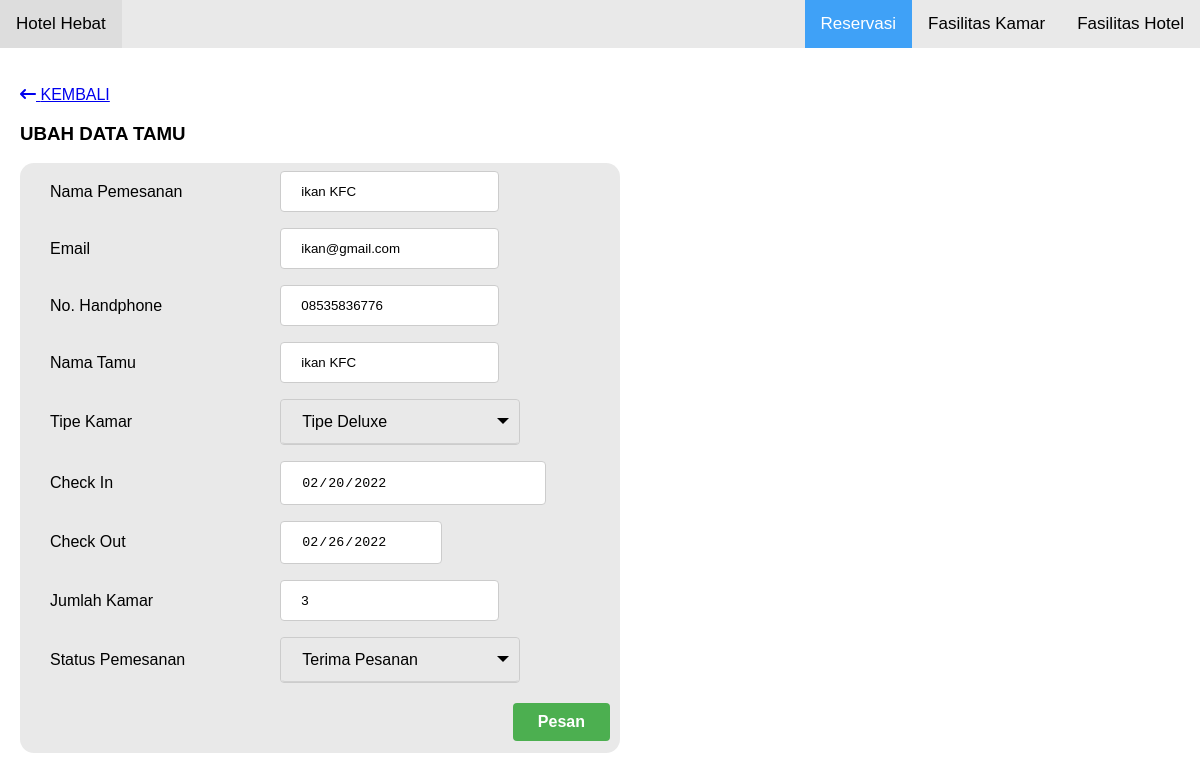
Screenshot of /app/page/reservasi/edit_tamu.php?id=4 with the database file from the repository.
### tables this page shows
CREATE TABLE `transaksi` (
  `id` int(11) NOT NULL,
  `nama_pemesan` varchar(100) DEFAULT NULL,
  `email` varchar(100) DEFAULT NULL,
  `phone` varchar(100) DEFAULT NULL,
  `nama_tamu` varchar(255) DEFAULT NULL,
  `tipe_fasilitas` varchar(100) DEFAULT NULL,
  `check_in` date DEFAULT NULL,
  `check_out` date DEFAULT NULL,
  `jumlah_kamar` int(11) DEFAULT NULL,
  `status_pemesanan` varchar(100) DEFAULT NULL,
  `created_at` date DEFAULT NULL,
  `updated_at` date DEFAULT NULL
);

### app/page/reservasi/edit_tamu.php (the view, shortened to what this page needs)
<?php include "../../templates-admin/header.php"; ?>
<div class="main form-detail">
  <br />
  <a href="reservasi.php"><i class="fa-solid fa-arrow-left-long"></i> KEMBALI</a>
  <h3>UBAH DATA TAMU</h3>
  <?php
    include '../../config/koneksi.php';
    $id = $_GET['id'];
    $datas = mysqli_query($koneksi, "SELECT * FROM transaksi WHERE id='$id'");
    while($data = mysqli_fetch_array($datas)){
  ?>
  <form method="post" action="edit_tamu_aksi.php">
    <table>
      <tr>
        <td>Nama Pemesanan</td>
        <td><input type="text" id="nama-pemesanan" name="nama-pemesanan" value="<?php echo $data['nama_pemesan']; ?>"></td>
      </tr>
      <tr>
        <td>Email</td>
        <td><input type="email" id="email" name="email" value="<?php echo $data['email']; ?>"></td>
      </tr>
      <tr>
        <td>No. Handphone</td>
        <td><input type="text" id="no-hp" name="no-hp" value="<?php echo $data['phone']; ?>"></td>
      </tr>
      <tr>
        <td>Nama Tamu</td>
        <td><input type="text" id="nama-tamu" name="nama-tamu" value="<?php echo $data['nama_tamu']; ?>"></td>
      </tr>
      <tr>
        <td>Tipe Kamar</td>
        <td>
          <div class="custom-select">
            <select id="tipe-kamar" name="tipe-kamar" value="<?php echo $data['tipe_fasilitas']; ?>">
              <?php
                if($data['tipe_fasilitas'] == "deluxe"){ echo "<option value='deluxe' selected>Tipe Deluxe</option>"; }else{ echo "<option value='superior'>Tipe Superior</option>"; }
              ?>
            </select>
          </div>
        </td>
      </tr>
      <tr>
        <td>Check In</td>
        <td>
          <input type="date" class="calender" id="check-in" name="check-in" value="<?php echo $data['check_in']; ?>">
        </td>
      </tr>
      <tr>
        <td>Check Out</td>
        <td>
          <input type="date" class="calender" id="check-out" name="check-out" value="<?php echo $data['check_out']; ?>">
        </td>
      </tr>
      <tr>
        <td>Jumlah Kamar</td>
        <td><input type="text" id="jumlah-kamar" name="jumlah-kamar" value="<?php echo $data['jumlah_kamar']; ?>"></td>
      </tr>
      <tr>
        <td>Status Pemesanan</td>
        <td>
          <div class="custom-select">
            <select id="status-pemesanan" name="status-pemesanan" value="<?php echo $data['status_pemesanan']; ?>">
              <option value="terima pesanan">Terima Pesanan</option>
            </select>
          </div>
        </td>
      </tr>
      <tr>
        <td></td>
        <td><button type="submit" style="
          background-color: #4CAF50; /* Green */
          border: none;
          color: white;
          padding: 10px 25px;
          text-align: center;
          text-decoration: none;
          display: inline-block;
          margin: 4px 2px;
          cursor: pointer;
          font-size: 16px;
          font-weight:bold;
          border-radius:4px;
          float:right;
        ">Pesan</button></td>
      </tr>
    </table>
  </form>
  <?php
	  }
	?>
</div>
<?php include "../../templates-admin/footer.php"; ?>

### public/css/style.css (style rules this page uses)
* { box-sizing: border-box; }
body { margin: 0; font-family: Arial, Helvetica, sans-serif; }
.main { margin: 20px; }
.container input[type=text], input[type=number], input[type=email], input[type=select], input[type=date] { padding: 12px 20px; display: inline-block; border: 1px solid #ccc; box-sizing: border-box; border-radius: 4px; }
table { font-family: arial, sans-serif; border-collapse: collapse; width: 100%; background-color: #e9e9e9; border-radius: 14px; }
td, th { border: 1px solid e9e9e9; text-align: left; padding: 8px 8px 8px 30px; }
.form-detail { width: 600px; }

### public/css/style.calender.css (style rules this page uses)
[type="date"] { background: #fff url(https://cdn1.iconfinder.com/data/icons/cc_mono_icon_set/blacks/16x16/calendar_2.png) 93% 50% no-repeat; }
#check-in { width: 80%; }

### public/css/style.combobox.css (style rules this page uses)
.custom-select { position: relative; border: 1px solid #ccc; width: 240px; border-radius: 4px; }
.custom-select select { display: none; }

### rows the page displays
transaksi: nama-pemesanan "ikan KFC", email "ikan@gmail.com", no-hp "08535836776", nama-tamu "ikan KFC", tipe_fasilitas "Tipe Deluxe", check-in "02/20/2022", check-out "02/26/2022", jumlah-kamar "3"
